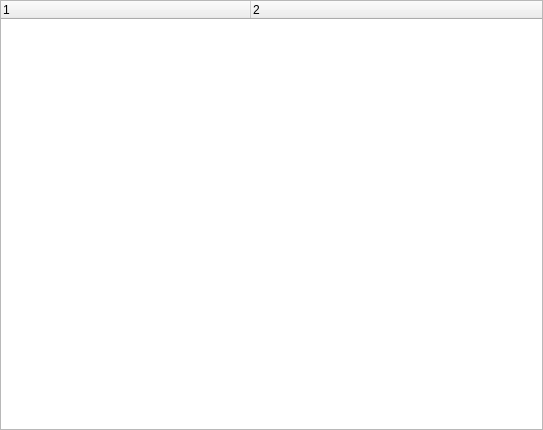
<?xml version="1.0" encoding="UTF-8"?>
<ui version="4.0">
 <class>CoffeeInspector</class>
 <widget class="QWidget" name="CoffeeInspector">
  <property name="geometry">
   <rect>
    <x>0</x>
    <y>0</y>
    <width>543</width>
    <height>430</height>
   </rect>
  </property>
  <property name="windowTitle">
   <string>Coffee Inspector</string>
  </property>
  <layout class="QGridLayout" name="gridLayout">
   <property name="leftMargin">
    <number>0</number>
   </property>
   <property name="topMargin">
    <number>0</number>
   </property>
   <property name="rightMargin">
    <number>0</number>
   </property>
   <property name="bottomMargin">
    <number>0</number>
   </property>
   <property name="spacing">
    <number>0</number>
   </property>
   <item row="0" column="0">
    <widget class="QTreeWidget" name="objectView">
     <property name="columnCount">
      <number>2</number>
     </property>
     <attribute name="headerDefaultSectionSize">
      <number>250</number>
     </attribute>
     <column>
      <property name="text">
       <string notr="true">1</string>
      </property>
     </column>
     <column>
      <property name="text">
       <string notr="true">2</string>
      </property>
     </column>
    </widget>
   </item>
  </layout>
 </widget>
 <resources/>
 <connections/>
</ui>
